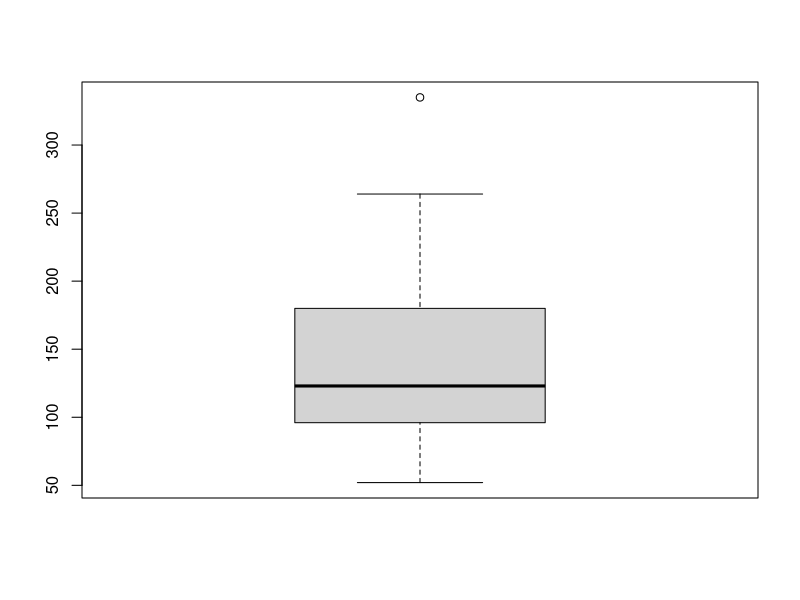

The R script that drew this image:
## ---- chunk 1
# We type the below into the console 👇
10 + 5
## ---- chunk 2
# Here we create a nice boxplot using a dataset called 'mtcars'
boxplot(mtcars$hp)
## ---- chunk 3

# Type a '?' and immediately add the name to bring up helpful information.

?mtcars
